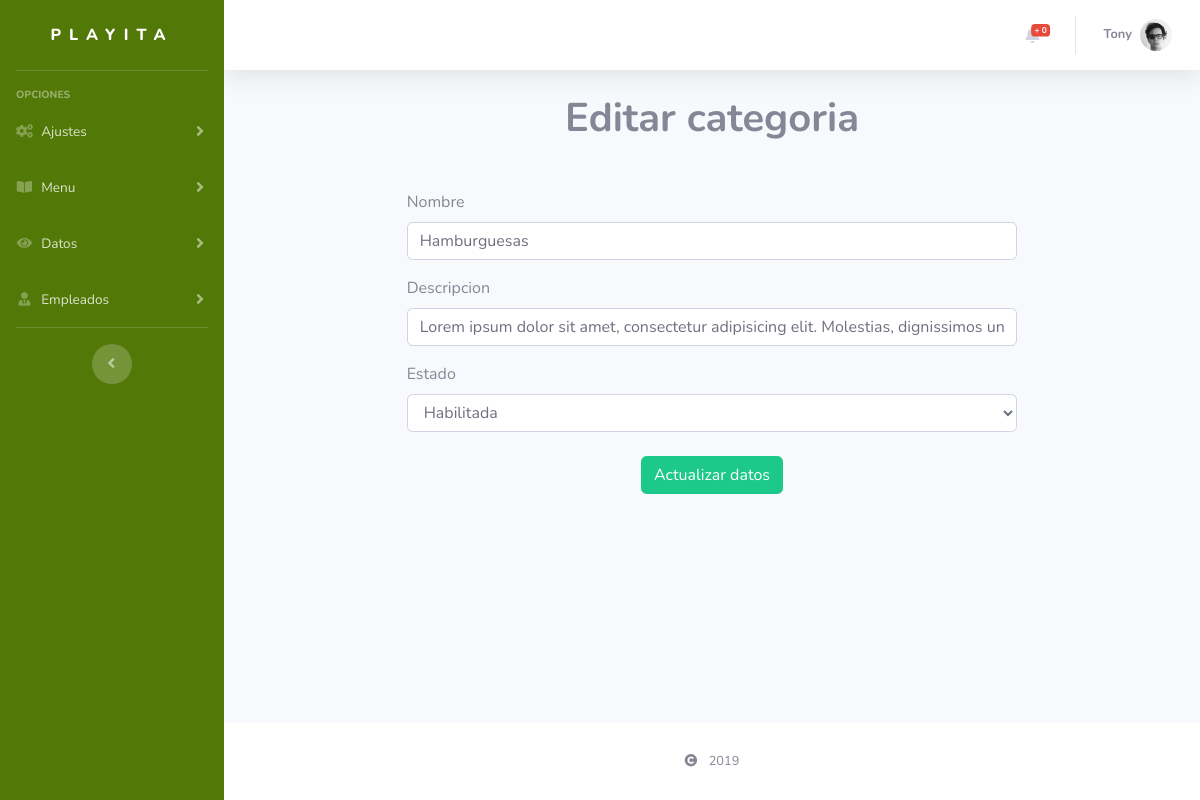
Before: /modadm/editCat/2/ (signed in) with the older database file.
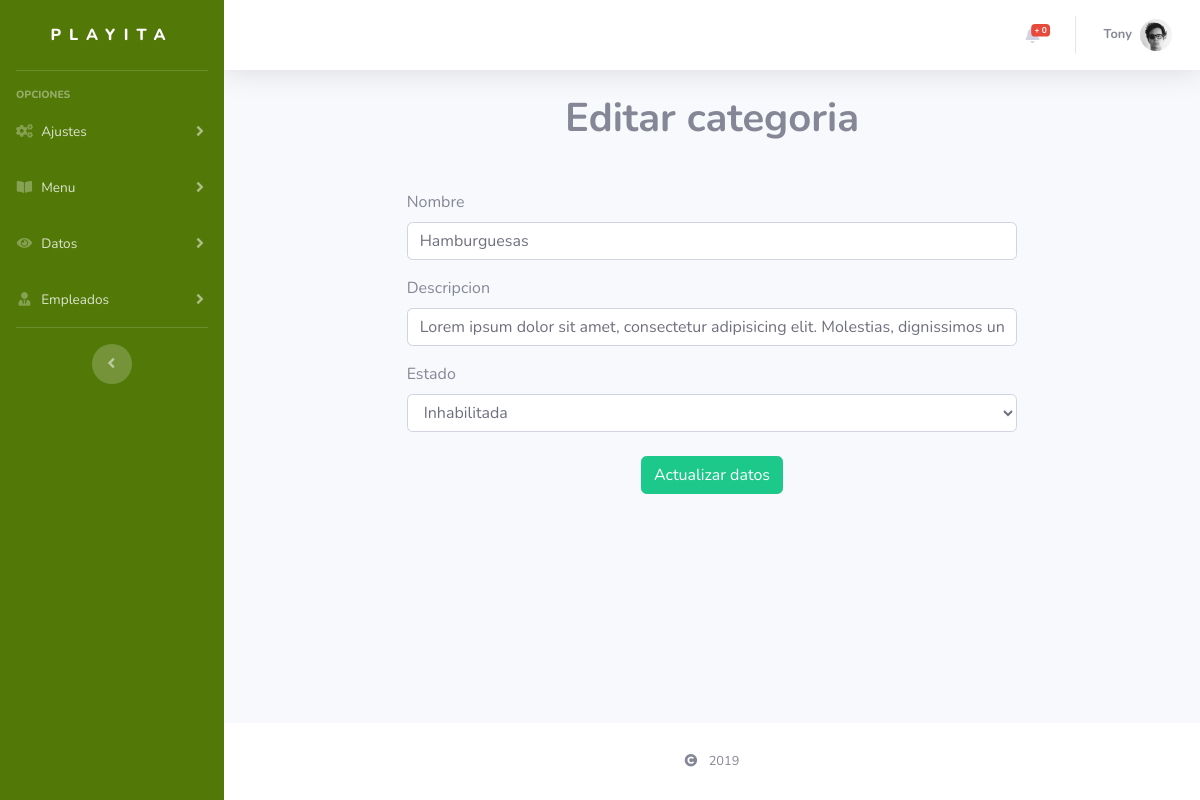
After: the same page with the newer database file.
### tables this page shows
CREATE TABLE `categoria` (
  `id_categoria` int(11) NOT NULL,
  `nombre_cat` varchar(50) DEFAULT NULL,
  `descripcion_cat` varchar(500) DEFAULT NULL,
  `estado_cat` tinyint(4) DEFAULT NULL
);

### modadm/Index.php (the view, shortened to what the changed rows need)
<?php
if ($_SESSION['keyAdm'] == "" || $_SESSION['keyAdm'] == null) {
  header('Location:../');
} else {
?>
<!DOCTYPE html>
<html lang="es">
<head>
  <link href="<?php echo SERVERURL; ?>assets/vendor/fontawesome-free/css/all.min.css" rel="stylesheet" type="text/css">
  <link href="<?php echo SERVERURL; ?>assets/css/sb-admin-2.min.css" rel="stylesheet">
  <link rel="stylesheet" type="text/css" href="<?php echo SERVERURLADM; ?>css/styles.css">
  <link href="<?php echo SERVERURL; ?>assets/vendor/datatables/dataTables.bootstrap4.min.css" rel="stylesheet">
</head>
<body id="page-top">
  <div id="wrapper">
    <div id="content-wrapper" class="d-flex flex-column">
      <div id="content">
        <?php
          if (isset($_GET['view'])) {
              $views = explode("/", $_GET['view']);
              if (is_file('adm/'.$views[0].'.php')) { {}
                  include 'adm/'.$views[0].'.php';
              } else {
                  include 'adm/Index.php';
              }
          } else {
              include 'adm/Index.php';
          }
        ?>
      </div>
    </div>
  </div>
</body>
</html>
<?php
}
?>

### modadm/adm/editCat.php (shortened to what the changed rows need)
<?php
$cod = explode("/", $_GET['view']);
$valRec = $cod[1];
try {
	$dbc = new Connect();
	$dbc = $dbc -> getDB();
	$dataRec = $dbc -> prepare("SELECT * FROM categoria WHERE id_categoria = :valRec");
	$dataRec -> bindParam("valRec", $valRec, PDO::PARAM_INT);
	$dataRec -> execute();
	$data = $dataRec -> fetch(PDO::FETCH_OBJ);
} catch (PDOException $e) {
	echo $e->getMessage();
} finally {
	$dbc = null;
}
?>
<div class="container-fluid animated fadeIn delay-1s mt-4">
	<h1 class="text-center font-weight-bold">
		Editar categoria
	</h1>
	<form autocomplete="off" class="row mt-5 mb-4" id="formDat">
		<div class="col-sm-2"></div>
		<div class="col-sm-8">
			<div class="form-group">
				<label for="nameCat">Nombre</label>
				<input type="text" value="<?php echo $data->nombre_cat; ?>" class="form-control" id="nameCat" name="nameCat" required>
			</div>
			<div class="form-group">
				<label for="descCat">Descripcion</label>
				<input type="text" value="<?php echo $data->descripcion_cat; ?>" class="form-control" id="descCat" name="descCat" required>
			</div>
			<div class="form-group">
				<label for="estCat">Estado</label>
				<select id="estCat" name="estCat" class="form-control">
					<?php
						if ($data->estado_cat == 1) {
					?>
						<option value="1" selected>Habilitada</option>
					<?php
						} else {
					?>
						<option value="0" selected>Inhabilitada</option>
					<?php
						}
					?>
				</select>
			</div>
			<div class="mb-2 text-center mt-4">
				<button class="btn-md btn btn-success" type="submit" id="butnAct">
					Actualizar datos
				</button>
			</div>
		</div>
	</form>
</div>

Changed rows visible on the page:
changed categoria "Hamburguesas": estCat "Habilitada" → "Inhabilitada"
